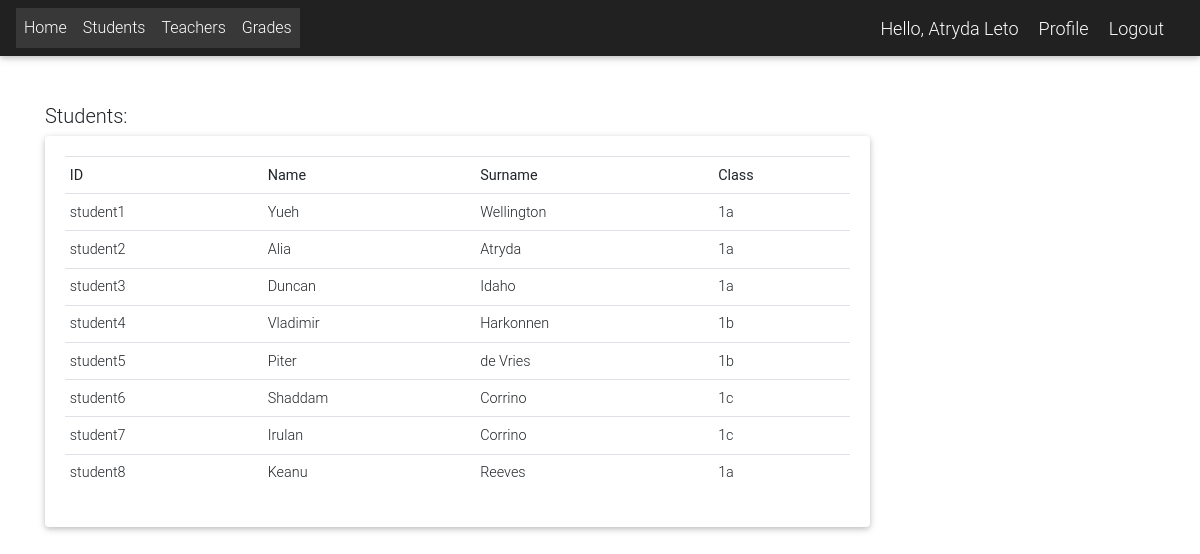
Screenshot of /student_list/ (signed in) with the database file from the repository.
### app/models.py (models this page shows, shortened)
class User(AbstractUser):
    is_student = models.BooleanField(default=False)
    is_teacher = models.BooleanField(default=False)
    is_director = models.BooleanField(default=False)
    phone = models.CharField(max_length=60, blank=True, null=True)
    address = models.CharField(max_length=60, blank=True, null=True)
    email = models.EmailField(blank=True, null=True)
    username_validator = ASCIIUsernameValidator()
    def get_full_name(self):
        full_name = self.username
        if self.first_name and self.last_name:
            full_name = self.last_name + " " + self.first_name
        return full_name

class Student(models.Model):
    user = models.OneToOneField(User, on_delete=models.CASCADE)
    id_number = models.CharField(max_length=20, unique=True)
    students_class = models.CharField(choices=BRANCH, max_length=1, blank=True, null=True)
    year = models.CharField(choices=YEAR, max_length=1, blank=True, null=True)

### app/decorators.py (the view)
    def wrapped_func(request, *args, **kwargs):
        request = is_logged_in(request)
        resp = func(request, *args, **kwargs)
        return resp

### app/utils.py (called while the page is built)
def is_logged_in(request):
    if request.user.is_authenticated:
        return request
    raise PermissionDenied

### app/views.py (called while the page is built)
@login_required
def student_list(request):
    if request.user.is_student:
        students = Student.objects.filter(students_class=request.user.student.students_class)\
            .filter(year=request.user.student.year)
    else:
        students = Student.objects.all()
    context = {
        'students': students,
    }
    return render(request, 'students/student_list.html', context)

### templates/students/student_list.html (shortened to what this page needs)
{% extends 'Links.html' %}
{% block content %}
<div class="container ">
    <br><br>
<div class="row">
    <div class="col-md-9">
        {% if  request.user.is_student%}
         <h5>Students from {{request.user.student.year }}{{request.user.student.students_class}} class:</h5>
        {% else %}
            <h5>Students:</h5>
        {% endif %}
        <div class="card card-body">
            <table class="table table-sm">
                <tr>
                    <th>ID</th>
                    <th>Name</th>
                    <th>Surname</th>
                    <th>Class</th>
                </tr>
                {% for s in students %}
                <tr>
                    <td>{{s.id_number}} </td>
                    <td>{{s.user.first_name}} </td>
                    <td>{{s.user.last_name}} </td>
                    <td>{{s.year}}{{s.students_class}} </td>
                </tr>
                {% endfor %}
            </table>
        </div>
    </div>
</div>
<br><br>
</div>
{% endblock %}

### templates/navbar.html (shortened to what this page needs)
{% load static %}
<nav class="navbar navbar-expand-lg navbar-dark bg-dark">
  <div class="collapse navbar-collapse" id="navbarNav">
    {% if request.user.is_authenticated %}
    <ul class="navbar-nav">
      <li class="nav-item active">
        <a class="nav-link" href="{% url 'home' %}">Home</a>
      </li>
     <li class="nav-item active">
        <a class="nav-link" href="{% url 'student_list' %}">Students</a>
      </li>
     <li class="nav-item active">
        <a class="nav-link" href="{% url 'teacher_list' %}">Teachers</a>
              </li>
             <li class="nav-item active">
        <a class="nav-link" href="{% url 'grades_list' %}">Grades</a>
    </ul>
  </div>
  <span class="greet">Hello, {{request.user.get_full_name}}</span>
  <span ><a  class="greet" href="{% url 'profile' %}">Profile</a></span>
  <span ><a  class="greet" href="{% url 'logout' %}">Logout</a></span>
    {% endif %}
</nav>

### templates/navbar.html (style rules this page uses)
.greet { font-size: 18px; color: #fff; margin-right: 20px; }

### rows the page displays
User: user.get_full_name "Atryda Leto"
Student: id_number "student1", user.first_name "Yueh", user.last_name "Wellington", year "1", students_class "a"
Student: id_number "student2", user.first_name "Alia", user.last_name "Atryda", year "1", students_class "a"
Student: id_number "student3", user.first_name "Duncan", user.last_name "Idaho", year "1", students_class "a"
Student: id_number "student4", user.first_name "Vladimir", user.last_name "Harkonnen", year "1", students_class "b"
Student: id_number "student5", user.first_name "Piter", user.last_name "de Vries", year "1", students_class "b"
Student: id_number "student6", user.first_name "Shaddam", user.last_name "Corrino", year "1", students_class "c"
Student: id_number "student7", user.first_name "Irulan", user.last_name "Corrino", year "1", students_class "c"
Student: id_number "student8", user.first_name "Keanu", user.last_name "Reeves", year "1", students_class "a"
